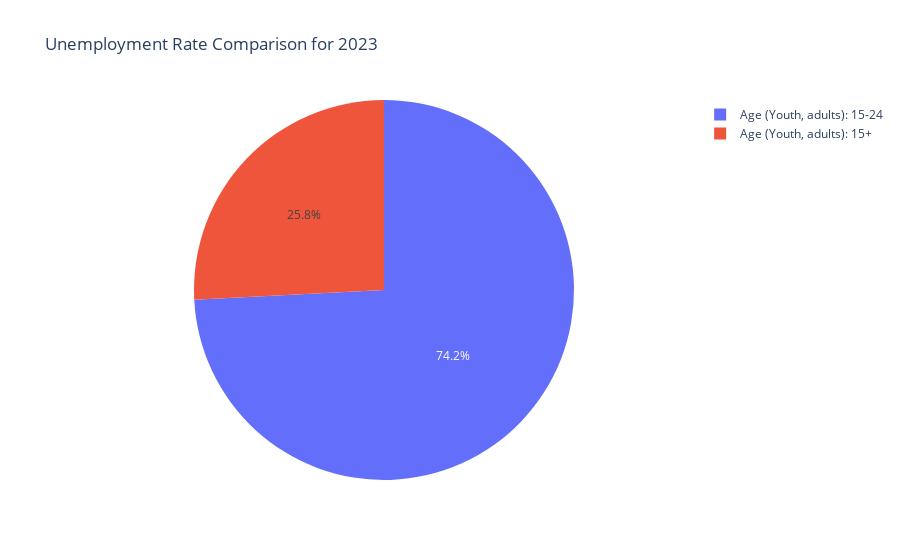

Here is the notebook cell this chart was saved with:
### Code cell
import plotly.express as px

# URL of the CSV file
url = 'https://raw.githubusercontent.com/HAZCHEM234/My_data/main/Gender%20and%20age%20unemployment%20rate.csv'

# Read the CSV file into a DataFrame
df = pd.read_csv(url)

# Filter the DataFrame for the year 2023
df_2023 = df[df['time'] == 2023]

# Extract the unemployment rates for the age groups 15-24 and 25+
age_groups = df_2023[df_2023['classif1.label'].isin(['Age (Youth, adults): 15-24', 'Age (Youth, adults): 15+'])]

# Create a pie chart using Plotly
fig = px.pie(age_groups, names='classif1.label', values='obs_value', title='Unemployment Rate Comparison for 2023')

# Show the plot
fig.show()

### Figure 1 — Plotly figure (JSON) as saved in the notebook; plotly's stock layout.template omitted (floating-point values rounded to 4 significant figures)
{"data": [{"domain": {"x": [0, 1], "y": [0, 1]}, "hovertemplate": "classif1.label=%{label}<br>obs_value=%{value}<extra></extra>", "labels": ["Age (Youth, adults): 15+", "Age (Youth, adults): 15-24"], "legendgroup": "", "name": "", "showlegend": true, "type": "pie", "values": [3.729, 10.72]}], "layout": {"legend": {"tracegroupgap": 0}, "title": {"text": "Unemployment Rate Comparison for 2023"}}}
